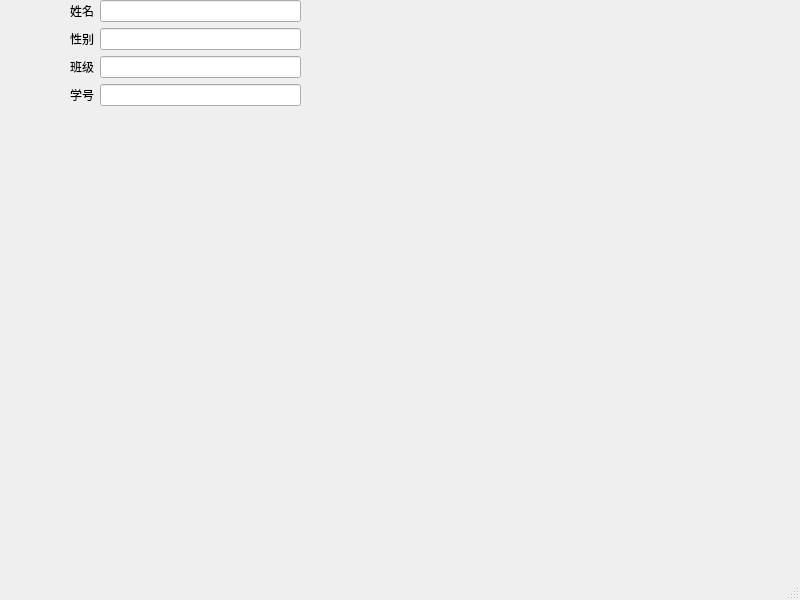
<?xml version="1.0" encoding="UTF-8"?>
<ui version="4.0">
 <class>MainWindow</class>
 <widget class="QMainWindow" name="MainWindow">
  <property name="geometry">
   <rect>
    <x>0</x>
    <y>0</y>
    <width>800</width>
    <height>600</height>
   </rect>
  </property>
  <property name="windowTitle">
   <string>MainWindow</string>
  </property>
  <widget class="QWidget" name="centralwidget">
   <widget class="QWidget" name="formLayoutWidget">
    <property name="geometry">
     <rect>
      <x>70</x>
      <y>0</y>
      <width>231</width>
      <height>119</height>
     </rect>
    </property>
    <layout class="QFormLayout" name="formLayout">
     <item row="0" column="0">
      <widget class="QLabel" name="label">
       <property name="text">
        <string>姓名</string>
       </property>
      </widget>
     </item>
     <item row="1" column="0">
      <widget class="QLabel" name="label_2">
       <property name="text">
        <string>性别</string>
       </property>
      </widget>
     </item>
     <item row="2" column="0">
      <widget class="QLabel" name="label_3">
       <property name="text">
        <string>班级</string>
       </property>
      </widget>
     </item>
     <item row="3" column="0">
      <widget class="QLabel" name="label_4">
       <property name="text">
        <string>学号</string>
       </property>
      </widget>
     </item>
     <item row="0" column="1">
      <widget class="QLineEdit" name="lineEdit"/>
     </item>
     <item row="1" column="1">
      <widget class="QLineEdit" name="lineEdit_2"/>
     </item>
     <item row="2" column="1">
      <widget class="QLineEdit" name="lineEdit_3"/>
     </item>
     <item row="3" column="1">
      <widget class="QLineEdit" name="lineEdit_4"/>
     </item>
    </layout>
   </widget>
  </widget>
  <widget class="QMenuBar" name="menubar">
   <property name="geometry">
    <rect>
     <x>0</x>
     <y>0</y>
     <width>800</width>
     <height>26</height>
    </rect>
   </property>
  </widget>
  <widget class="QStatusBar" name="statusbar"/>
 </widget>
 <resources/>
 <connections/>
</ui>
